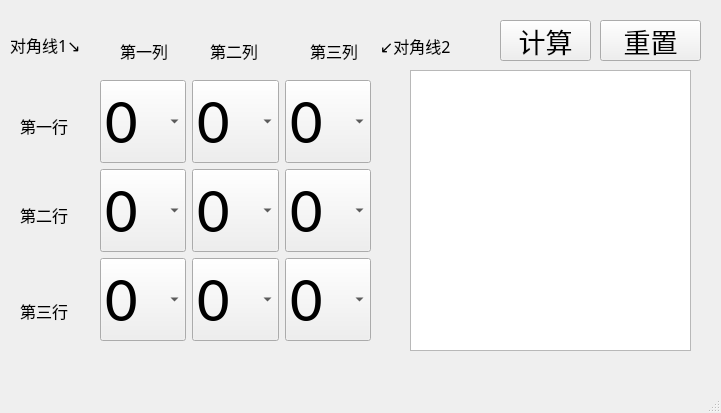
<?xml version="1.0" encoding="UTF-8"?>
<ui version="4.0">
 <class>MainWindow</class>
 <widget class="QMainWindow" name="MainWindow">
  <property name="geometry">
   <rect>
    <x>0</x>
    <y>0</y>
    <width>721</width>
    <height>413</height>
   </rect>
  </property>
  <property name="sizePolicy">
   <sizepolicy hsizetype="Preferred" vsizetype="Preferred">
    <horstretch>3</horstretch>
    <verstretch>3</verstretch>
   </sizepolicy>
  </property>
  <property name="windowTitle">
   <string>MainWindow</string>
  </property>
  <widget class="QWidget" name="centralwidget">
   <widget class="QWidget" name="gridLayoutWidget">
    <property name="geometry">
     <rect>
      <x>100</x>
      <y>80</y>
      <width>271</width>
      <height>261</height>
     </rect>
    </property>
    <property name="font">
     <font>
      <family>Calibri</family>
      <pointsize>48</pointsize>
     </font>
    </property>
    <layout class="QGridLayout" name="gridLayout_3">
     <item row="0" column="0">
      <widget class="QComboBox" name="comboBox00">
       <item>
        <property name="text">
         <string>0</string>
        </property>
       </item>
       <item>
        <property name="text">
         <string>1</string>
        </property>
       </item>
       <item>
        <property name="text">
         <string>2</string>
        </property>
       </item>
       <item>
        <property name="text">
         <string>3</string>
        </property>
       </item>
       <item>
        <property name="text">
         <string>4</string>
        </property>
       </item>
       <item>
        <property name="text">
         <string>5</string>
        </property>
       </item>
       <item>
        <property name="text">
         <string>6</string>
        </property>
       </item>
       <item>
        <property name="text">
         <string>7</string>
        </property>
       </item>
       <item>
        <property name="text">
         <string>8</string>
        </property>
       </item>
       <item>
        <property name="text">
         <string>9</string>
        </property>
       </item>
      </widget>
     </item>
     <item row="0" column="2">
      <widget class="QComboBox" name="comboBox02">
       <item>
        <property name="text">
         <string>0</string>
        </property>
       </item>
       <item>
        <property name="text">
         <string>1</string>
        </property>
       </item>
       <item>
        <property name="text">
         <string>2</string>
        </property>
       </item>
       <item>
        <property name="text">
         <string>3</string>
        </property>
       </item>
       <item>
        <property name="text">
         <string>4</string>
        </property>
       </item>
       <item>
        <property name="text">
         <string>5</string>
        </property>
       </item>
       <item>
        <property name="text">
         <string>6</string>
        </property>
       </item>
       <item>
        <property name="text">
         <string>7</string>
        </property>
       </item>
       <item>
        <property name="text">
         <string>8</string>
        </property>
       </item>
       <item>
        <property name="text">
         <string>9</string>
        </property>
       </item>
      </widget>
     </item>
     <item row="0" column="1">
      <widget class="QComboBox" name="comboBox01">
       <item>
        <property name="text">
         <string>0</string>
        </property>
       </item>
       <item>
        <property name="text">
         <string>1</string>
        </property>
       </item>
       <item>
        <property name="text">
         <string>2</string>
        </property>
       </item>
       <item>
        <property name="text">
         <string>3</string>
        </property>
       </item>
       <item>
        <property name="text">
         <string>4</string>
        </property>
       </item>
       <item>
        <property name="text">
         <string>5</string>
        </property>
       </item>
       <item>
        <property name="text">
         <string>6</string>
        </property>
       </item>
       <item>
        <property name="text">
         <string>7</string>
        </property>
       </item>
       <item>
        <property name="text">
         <string>8</string>
        </property>
       </item>
       <item>
        <property name="text">
         <string>9</string>
        </property>
       </item>
      </widget>
     </item>
     <item row="1" column="1">
      <widget class="QComboBox" name="comboBox11">
       <item>
        <property name="text">
         <string>0</string>
        </property>
       </item>
       <item>
        <property name="text">
         <string>1</string>
        </property>
       </item>
       <item>
        <property name="text">
         <string>2</string>
        </property>
       </item>
       <item>
        <property name="text">
         <string>3</string>
        </property>
       </item>
       <item>
        <property name="text">
         <string>4</string>
        </property>
       </item>
       <item>
        <property name="text">
         <string>5</string>
        </property>
       </item>
       <item>
        <property name="text">
         <string>6</string>
        </property>
       </item>
       <item>
        <property name="text">
         <string>7</string>
        </property>
       </item>
       <item>
        <property name="text">
         <string>8</string>
        </property>
       </item>
       <item>
        <property name="text">
         <string>9</string>
        </property>
       </item>
      </widget>
     </item>
     <item row="1" column="0">
      <widget class="QComboBox" name="comboBox10">
       <item>
        <property name="text">
         <string>0</string>
        </property>
       </item>
       <item>
        <property name="text">
         <string>1</string>
        </property>
       </item>
       <item>
        <property name="text">
         <string>2</string>
        </property>
       </item>
       <item>
        <property name="text">
         <string>3</string>
        </property>
       </item>
       <item>
        <property name="text">
         <string>4</string>
        </property>
       </item>
       <item>
        <property name="text">
         <string>5</string>
        </property>
       </item>
       <item>
        <property name="text">
         <string>6</string>
        </property>
       </item>
       <item>
        <property name="text">
         <string>7</string>
        </property>
       </item>
       <item>
        <property name="text">
         <string>8</string>
        </property>
       </item>
       <item>
        <property name="text">
         <string>9</string>
        </property>
       </item>
      </widget>
     </item>
     <item row="1" column="2">
      <widget class="QComboBox" name="comboBox12">
       <item>
        <property name="text">
         <string>0</string>
        </property>
       </item>
       <item>
        <property name="text">
         <string>1</string>
        </property>
       </item>
       <item>
        <property name="text">
         <string>2</string>
        </property>
       </item>
       <item>
        <property name="text">
         <string>3</string>
        </property>
       </item>
       <item>
        <property name="text">
         <string>4</string>
        </property>
       </item>
       <item>
        <property name="text">
         <string>5</string>
        </property>
       </item>
       <item>
        <property name="text">
         <string>6</string>
        </property>
       </item>
       <item>
        <property name="text">
         <string>7</string>
        </property>
       </item>
       <item>
        <property name="text">
         <string>8</string>
        </property>
       </item>
       <item>
        <property name="text">
         <string>9</string>
        </property>
       </item>
      </widget>
     </item>
     <item row="2" column="0">
      <widget class="QComboBox" name="comboBox20">
       <item>
        <property name="text">
         <string>0</string>
        </property>
       </item>
       <item>
        <property name="text">
         <string>1</string>
        </property>
       </item>
       <item>
        <property name="text">
         <string>2</string>
        </property>
       </item>
       <item>
        <property name="text">
         <string>3</string>
        </property>
       </item>
       <item>
        <property name="text">
         <string>4</string>
        </property>
       </item>
       <item>
        <property name="text">
         <string>5</string>
        </property>
       </item>
       <item>
        <property name="text">
         <string>6</string>
        </property>
       </item>
       <item>
        <property name="text">
         <string>7</string>
        </property>
       </item>
       <item>
        <property name="text">
         <string>8</string>
        </property>
       </item>
       <item>
        <property name="text">
         <string>9</string>
        </property>
       </item>
      </widget>
     </item>
     <item row="2" column="1">
      <widget class="QComboBox" name="comboBox21">
       <item>
        <property name="text">
         <string>0</string>
        </property>
       </item>
       <item>
        <property name="text">
         <string>1</string>
        </property>
       </item>
       <item>
        <property name="text">
         <string>2</string>
        </property>
       </item>
       <item>
        <property name="text">
         <string>3</string>
        </property>
       </item>
       <item>
        <property name="text">
         <string>4</string>
        </property>
       </item>
       <item>
        <property name="text">
         <string>5</string>
        </property>
       </item>
       <item>
        <property name="text">
         <string>6</string>
        </property>
       </item>
       <item>
        <property name="text">
         <string>7</string>
        </property>
       </item>
       <item>
        <property name="text">
         <string>8</string>
        </property>
       </item>
       <item>
        <property name="text">
         <string>9</string>
        </property>
       </item>
      </widget>
     </item>
     <item row="2" column="2">
      <widget class="QComboBox" name="comboBox_9">
       <item>
        <property name="text">
         <string>0</string>
        </property>
       </item>
       <item>
        <property name="text">
         <string>1</string>
        </property>
       </item>
       <item>
        <property name="text">
         <string>2</string>
        </property>
       </item>
       <item>
        <property name="text">
         <string>3</string>
        </property>
       </item>
       <item>
        <property name="text">
         <string>4</string>
        </property>
       </item>
       <item>
        <property name="text">
         <string>5</string>
        </property>
       </item>
       <item>
        <property name="text">
         <string>6</string>
        </property>
       </item>
       <item>
        <property name="text">
         <string>7</string>
        </property>
       </item>
       <item>
        <property name="text">
         <string>8</string>
        </property>
       </item>
       <item>
        <property name="text">
         <string>9</string>
        </property>
       </item>
      </widget>
     </item>
    </layout>
   </widget>
   <widget class="QPushButton" name="resetButton">
    <property name="geometry">
     <rect>
      <x>600</x>
      <y>20</y>
      <width>101</width>
      <height>41</height>
     </rect>
    </property>
    <property name="font">
     <font>
      <family>等线 Light</family>
      <pointsize>20</pointsize>
     </font>
    </property>
    <property name="text">
     <string>重置</string>
    </property>
   </widget>
   <widget class="QPushButton" name="calButton">
    <property name="geometry">
     <rect>
      <x>500</x>
      <y>20</y>
      <width>91</width>
      <height>41</height>
     </rect>
    </property>
    <property name="font">
     <font>
      <family>等线 Light</family>
      <pointsize>20</pointsize>
     </font>
    </property>
    <property name="text">
     <string>计算</string>
    </property>
   </widget>
   <widget class="QLabel" name="label">
    <property name="geometry">
     <rect>
      <x>10</x>
      <y>30</y>
      <width>101</width>
      <height>30</height>
     </rect>
    </property>
    <property name="font">
     <font>
      <family>等线</family>
      <pointsize>12</pointsize>
     </font>
    </property>
    <property name="text">
     <string>对角线1↘</string>
    </property>
   </widget>
   <widget class="QLabel" name="label_2">
    <property name="geometry">
     <rect>
      <x>120</x>
      <y>40</y>
      <width>61</width>
      <height>21</height>
     </rect>
    </property>
    <property name="font">
     <font>
      <family>等线</family>
      <pointsize>12</pointsize>
     </font>
    </property>
    <property name="text">
     <string>第一列</string>
    </property>
   </widget>
   <widget class="QLabel" name="label_3">
    <property name="geometry">
     <rect>
      <x>210</x>
      <y>40</y>
      <width>71</width>
      <height>21</height>
     </rect>
    </property>
    <property name="font">
     <font>
      <family>等线</family>
      <pointsize>12</pointsize>
     </font>
    </property>
    <property name="text">
     <string>第二列</string>
    </property>
   </widget>
   <widget class="QLabel" name="label_4">
    <property name="geometry">
     <rect>
      <x>310</x>
      <y>30</y>
      <width>71</width>
      <height>41</height>
     </rect>
    </property>
    <property name="font">
     <font>
      <family>等线</family>
      <pointsize>12</pointsize>
     </font>
    </property>
    <property name="text">
     <string>第三列</string>
    </property>
   </widget>
   <widget class="QLabel" name="label_5">
    <property name="geometry">
     <rect>
      <x>20</x>
      <y>110</y>
      <width>81</width>
      <height>31</height>
     </rect>
    </property>
    <property name="font">
     <font>
      <family>等线</family>
      <pointsize>12</pointsize>
     </font>
    </property>
    <property name="text">
     <string>第一行</string>
    </property>
   </widget>
   <widget class="QLabel" name="label_6">
    <property name="geometry">
     <rect>
      <x>20</x>
      <y>204</y>
      <width>71</width>
      <height>21</height>
     </rect>
    </property>
    <property name="font">
     <font>
      <family>等线</family>
      <pointsize>12</pointsize>
     </font>
    </property>
    <property name="text">
     <string>第二行</string>
    </property>
   </widget>
   <widget class="QLabel" name="label_7">
    <property name="geometry">
     <rect>
      <x>20</x>
      <y>290</y>
      <width>71</width>
      <height>41</height>
     </rect>
    </property>
    <property name="font">
     <font>
      <family>等线</family>
      <pointsize>12</pointsize>
     </font>
    </property>
    <property name="text">
     <string>第三行</string>
    </property>
   </widget>
   <widget class="QLabel" name="label_8">
    <property name="geometry">
     <rect>
      <x>380</x>
      <y>20</y>
      <width>101</width>
      <height>51</height>
     </rect>
    </property>
    <property name="font">
     <font>
      <family>等线</family>
      <pointsize>12</pointsize>
     </font>
    </property>
    <property name="text">
     <string>↙对角线2</string>
    </property>
   </widget>
   <widget class="QTextBrowser" name="resultText">
    <property name="geometry">
     <rect>
      <x>410</x>
      <y>70</y>
      <width>281</width>
      <height>281</height>
     </rect>
    </property>
   </widget>
  </widget>
  <widget class="QMenuBar" name="menubar">
   <property name="geometry">
    <rect>
     <x>0</x>
     <y>0</y>
     <width>721</width>
     <height>26</height>
    </rect>
   </property>
  </widget>
  <widget class="QStatusBar" name="statusbar"/>
 </widget>
 <resources/>
 <connections/>
</ui>
